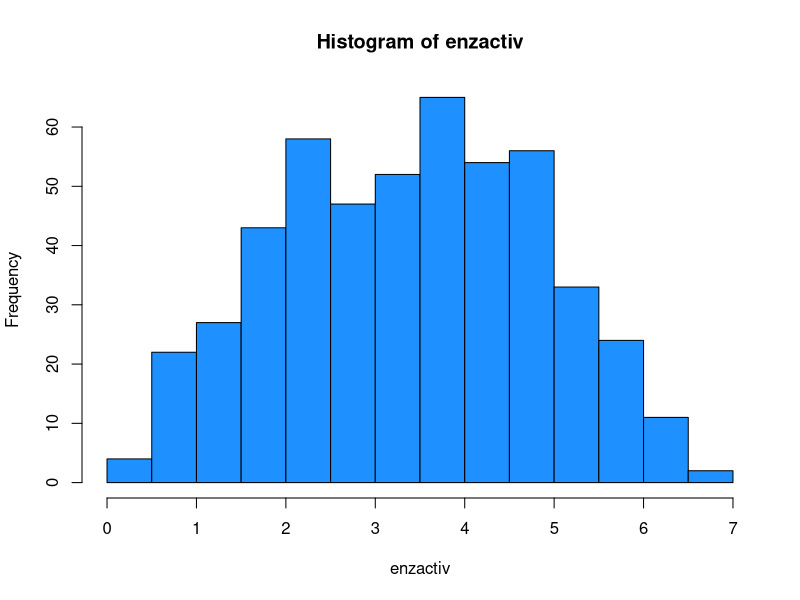

R code for this plot: (Note: this script raises an error after producing the figure.)
## ---- chunk 1
knitr::opts_chunk$set(
	echo = TRUE,
	message = FALSE,
	warning = FALSE
)
## ---- chunk 2
data<-read.csv("data/08_enzactivity.csv", header = T, sep = ",")
attach(data)
head(data)
## ---- chunk 3
hist(enzactiv, col = "dodgerblue1")
shapiro.test(enzactiv)
## ---- chunk 4
y<-data[10:16]
## ---- chunk 5
manova0<-manova(as.matrix(y)~Site)
summary(manova0)

boxplot(as.matrix(y)~Site, col ="darkorange2")
## ---- chunk 6
summary(manova0, test="Wilks")
summary(manova0, test="Roy")
summary(manova0, test="Hotelling-Lawley")
## ---- chunk 7
summary.aov(manova0)
## ---- chunk 8
par(mfcol=c(2,2))
hist(residuals(manova0))
plot(manova0$residuals~manova0$fitted.values)
qqnorm(manova0$residuals)
qqline(manova0$residuals)
par(mfcol=c(1,1))
## ---- chunk 9
multinorm<-mvn(y, mvnTest = "royston", univariatePlot = "qqplot")
multinorm
## ---- chunk 10
manova0np<-adonis(as.matrix(y)~Site)
manova0np
## ---- chunk 11
manova1<-manova(as.matrix(y)~Contact)
summary(manova1)
## ---- chunk 12
manova2<-manova(as.matrix(y)~Eat)
summary(manova2)
## ---- chunk 13
manova3<-manova(as.matrix(y)~Sex)
summary(manova3)
## ---- chunk 14
boxplot(as.matrix(y)~Sex, col = "dodgerblue1")
## ---- chunk 15
manova4<-manova(as.matrix(y)~Site*Sex)
summary(manova4)
## ---- chunk 16
d<-data[3:9]
## ---- chunk 17
manovad<-manova(as.matrix(d)~Site)
summary(manovad)

boxplot(as.matrix(d)~Site, col = "firebrick1")
## ---- chunk 18
summary.aov(manovad)
## ---- chunk 19
manova5<-manova(as.matrix(d)~Contact)
summary(manova5)
## ---- chunk 20
manova6<-manova(as.matrix(d)~Eat)
summary(manova6)
## ---- chunk 21
manova7<-manova(as.matrix(d)~Sex)
summary(manova7)
## ---- chunk 22
sessionInfo()
